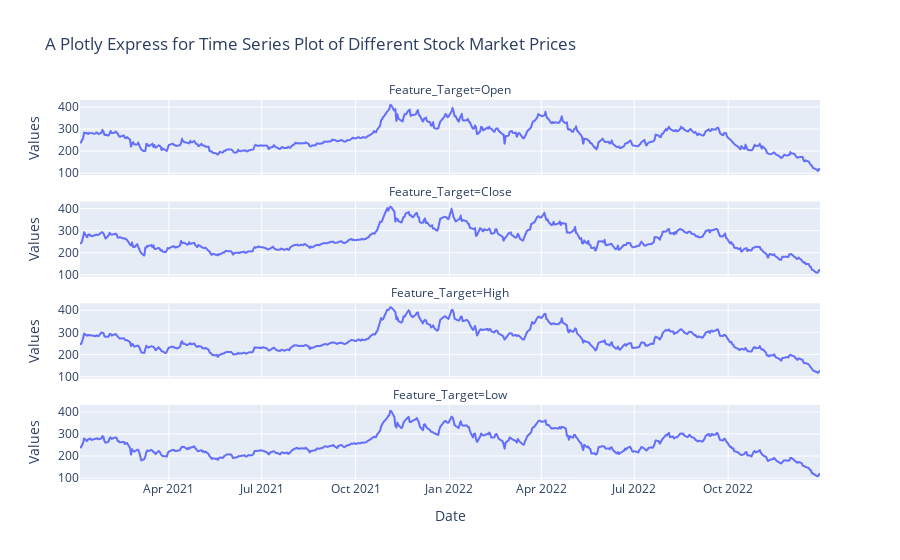

Source (notebook cell):
### Code cell
IP.interactive_line_indv()

### Figure 1 — Plotly figure (JSON) as saved in the notebook; plotly's stock layout.template omitted (floating-point values rounded to 4 significant figures; data arrays with more than 128 entries replaced by an {"elided": "..."} marker saying what was removed)
{"data": [{"hovertemplate": "Feature_Target=Open<br>Date=%{x}<br>Values=%{y}<extra></extra>", "legendgroup": "", "line": {"color": "#636efa", "dash": "solid"}, "marker": {"symbol": "circle"}, "mode": "lines", "name": "", "showlegend": false, "type": "scattergl", "x": {"elided": "503 str values"}, "xaxis": "x4", "y": {"elided": "503 float values"}, "yaxis": "y4"}, {"hovertemplate": "Feature_Target=Close<br>Date=%{x}<br>Values=%{y}<extra></extra>", "legendgroup": "", "line": {"color": "#636efa", "dash": "solid"}, "marker": {"symbol": "circle"}, "mode": "lines", "name": "", "showlegend": false, "type": "scattergl", "x": {"elided": "503 str values"}, "xaxis": "x3", "y": {"elided": "503 float values"}, "yaxis": "y3"}, {"hovertemplate": "Feature_Target=High<br>Date=%{x}<br>Values=%{y}<extra></extra>", "legendgroup": "", "line": {"color": "#636efa", "dash": "solid"}, "marker": {"symbol": "circle"}, "mode": "lines", "name": "", "showlegend": false, "type": "scattergl", "x": {"elided": "503 str values"}, "xaxis": "x2", "y": {"elided": "503 float values"}, "yaxis": "y2"}, {"hovertemplate": "Feature_Target=Low<br>Date=%{x}<br>Values=%{y}<extra></extra>", "legendgroup": "", "line": {"color": "#636efa", "dash": "solid"}, "marker": {"symbol": "circle"}, "mode": "lines", "name": "", "showlegend": false, "type": "scattergl", "x": {"elided": "503 str values"}, "xaxis": "x", "y": {"elided": "503 float values"}, "yaxis": "y"}], "layout": {"annotations": [{"font": {}, "showarrow": false, "text": "Feature_Target=Low", "x": 0.5, "xanchor": "center", "xref": "paper", "y": 0.1975, "yanchor": "bottom", "yref": "paper"}, {"font": {}, "showarrow": false, "text": "Feature_Target=High", "x": 0.5, "xanchor": "center", "xref": "paper", "y": 0.465, "yanchor": "bottom", "yref": "paper"}, {"font": {}, "showarrow": false, "text": "Feature_Target=Close", "x": 0.5, "xanchor": "center", "xref": "paper", "y": 0.7325, "yanchor": "bottom", "yref": "paper"}, {"font": {}, "showarrow": false, "text": "Feature_Target=Open", "x": 0.5, "xanchor": "center", "xref": "paper", "y": 1, "yanchor": "bottom", "yref": "paper"}], "legend": {"tracegroupgap": 0}, "title": {"text": "A Plotly Express for Time Series Plot of Different Stock Market Prices"}, "xaxis": {"anchor": "y", "domain": [0, 1], "title": {"text": "Date"}}, "xaxis2": {"anchor": "y2", "domain": [0, 1], "matches": "x", "showticklabels": false}, "xaxis3": {"anchor": "y3", "domain": [0, 1], "matches": "x", "showticklabels": false}, "xaxis4": {"anchor": "y4", "domain": [0, 1], "matches": "x", "showticklabels": false}, "yaxis": {"anchor": "x", "domain": [0, 0.1975], "title": {"text": "Values"}}, "yaxis2": {"anchor": "x2", "domain": [0.2675, 0.465], "matches": "y", "title": {"text": "Values"}}, "yaxis3": {"anchor": "x3", "domain": [0.535, 0.7325], "matches": "y", "title": {"text": "Values"}}, "yaxis4": {"anchor": "x4", "domain": [0.8025, 1], "matches": "y", "title": {"text": "Values"}}}}
